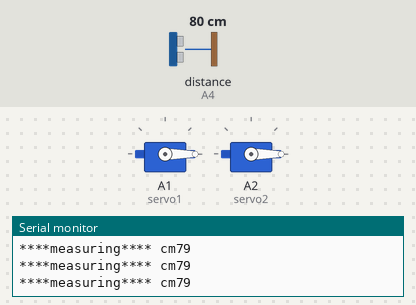
Bench run of a sketch on a simulated Arduino Uno, built with avr-gcc and run on an emulated ATmega328P. On the bench: 2 × servo, the last lines printed to the serial monitor. Wiring (inferred from the names in the program): ultrasonic range finder: trigger A3; echo A4. The test bench sets the inputs (shaded band); at power-on: distance to the obstacle (sensor on A4) 80 cm. The echo pulse lasts 58.3 µs per cm.

Above: at 1.3 s.
1.4 s: distance to the obstacle (sensor on A4) set to 23 cm
2.9 s: distance to the obstacle (sensor on A4) set to 19 cm
At 3.7 s:
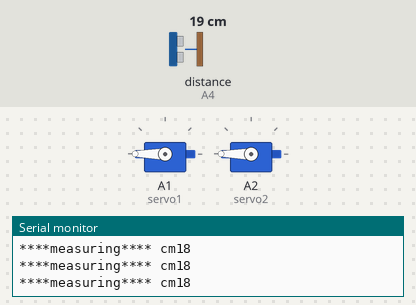
4.5 s: distance to the obstacle (sensor on A4) set to 35 cm
At 4.9 s:
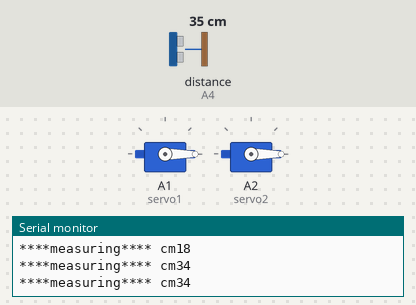
6.0 s: distance to the obstacle (sensor on A4) set to 9 cm
At 7.2 s:
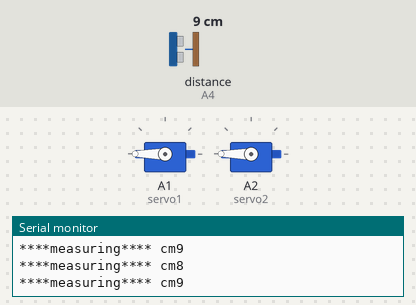
7.5 s: distance to the obstacle (sensor on A4) set to 60 cm
At 8.4 s:
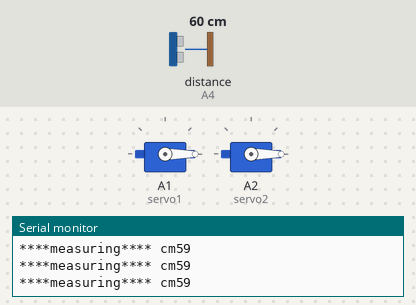
Timing chart, 0 to 10.0 s (numbered marks = the images above; inputs shaded):
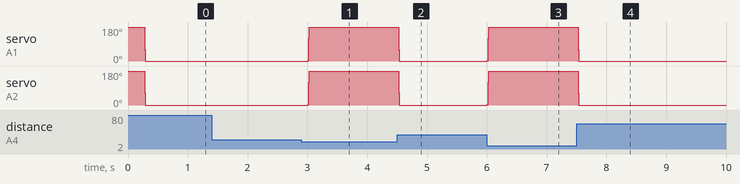

The sketch:

LandingGearNano.ino
```cpp
#include <Servo.h>
Servo servo1;
Servo servo2;
int pos = 180;
int Thr=20;
int state;        // 0:Open 1:Moving 2:Closed
long duration,cm;
int trigPin = A3;
int echoPin = A4;
unsigned long prevMillis = 0;
unsigned long currentMillis = 0;

void setup()
{
  servo1.attach(A1);
  servo2.attach(A2);
  Serial.begin(9600);
  pinMode(trigPin, OUTPUT);
  pinMode(echoPin, INPUT);
  state = 0;  //Open
}


void loop()
{
  currentMillis = millis();
  if(currentMillis - prevMillis >= 250)
    {
      measureDist();
      prevMillis = currentMillis;
    }

if(cm>5 && cm<Thr)      //Near Ground => Open
{
  if(state == 0)
    pos = 180;

  else
  {
    if(pos == 180)
      state = 0;
    else
      pos++;
  }
}

else if(cm>Thr)         //Away from Ground
{
  if(state == 2)      //closed
    pos = 0;

  else                // closing
  {
    if(pos == 0)
      state = 2;
    else
      pos--;
  }
}
servo1.write(pos);
servo2.write(pos);
delayMicroseconds(15);
}

void measureDist()
{
  digitalWrite(trigPin, LOW);
  delayMicroseconds(5);
  digitalWrite(trigPin, HIGH);
  delayMicroseconds(10);
  digitalWrite(trigPin, LOW);
  pinMode(echoPin, INPUT);

  duration = pulseIn(echoPin, HIGH);
  cm = (duration/2) / 29.1;

  Serial.print("****measuring**** cm");
  Serial.print(cm);
  Serial.println();
}
```

Measured:
- the behaviour switches between 21 and 20 cm on distance to the obstacle (sensor on A4) (found by bisection; images 0 and 1)
- after the input at 2.9 s, servo on A1 (servo1), servo on A2 (servo2): 0° → 180° after 0.10 s
- after the input at 4.5 s, servo on A1 (servo1), servo on A2 (servo2): 180° → 0° at once
- after the input at 6.0 s, servo on A1 (servo1), servo on A2 (servo2): 0° → 180° at once
- after the input at 7.5 s, servo on A1 (servo1), servo on A2 (servo2): 180° → 0° at once
